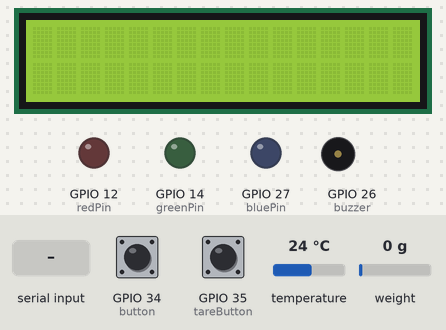
Recording of a sketch running on a simulated ESP32. Parts: 16×2 character LCD, output pins drawn as LEDs (lit = HIGH), buzzer (waves = sounding). Dashed ring = blinking. The inputs (shaded band) are chosen by the test bench; at power-on: GPIO 35 (tareButton) LOW, temperature 24 °C, weight on the scale 0 g, GPIO 34 (button) LOW. WiFi joins after 1.5 s; servers stay silent unless stated; no MQTT or app messages arrive unless stated; what the sketch prints to the serial monitor is not drawn.

Above: at 5.9 s.
6.0 s: "ciente" received over Serial
At 8.0 s:
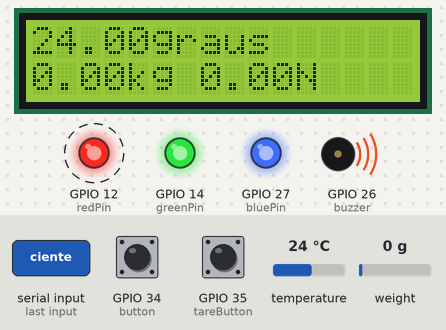
10.3 s: GPIO 35 (tareButton) pulled HIGH for 1 s
At 11.0 s:
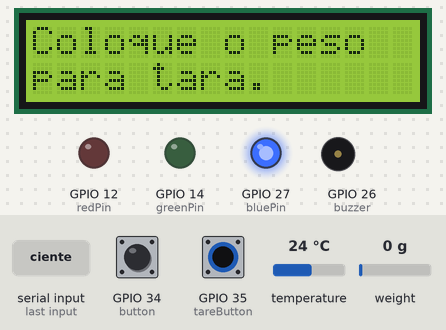
17.3 s: temperature set to 12 °C
At 18.7 s:
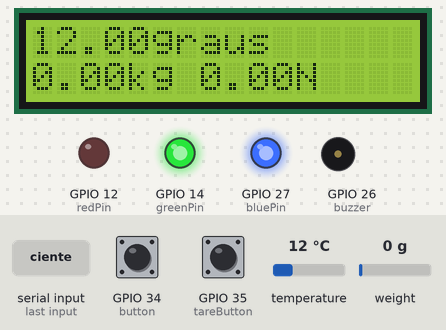
18.9 s: weight on the scale set to 100 g
At 20.1 s:
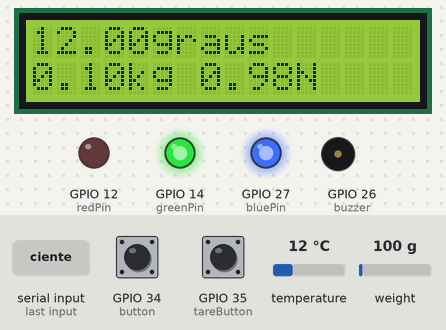
20.6 s: GPIO 34 (button) pulled HIGH for 0.15 s
At 22.1 s:
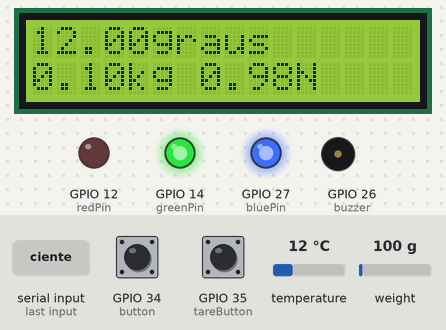
22.4 s: temperature set to 19 °C
At 23.0 s:
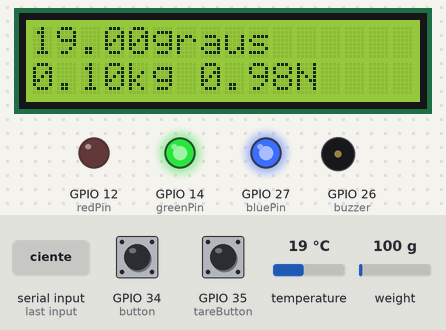
Timing chart, 0 to 25.1 s (numbered marks = the images above; inputs shaded):
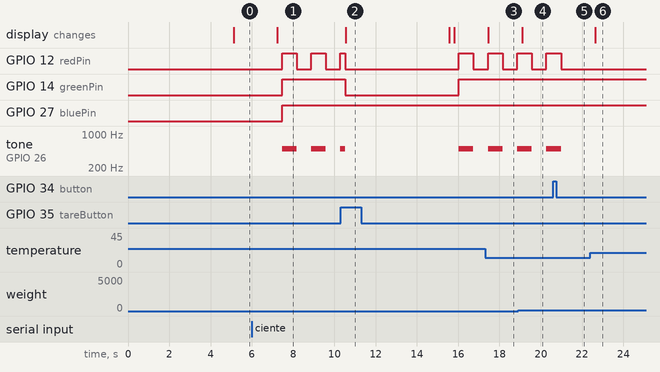

Measured:
- after the input at 6.0 s, GPIO 12 (redPin): alternates HIGH for 0.71 s and LOW for 0.71 s, starting after 1.5 s; GPIO 14 (greenPin), GPIO 27 (bluePin): LOW → HIGH after 1.5 s; tone on GPIO 26 (buzzer): alternates 500 Hz for 0.71 s and silent for 0.71 s, starting after 1.5 s; the display: changes after 1.2 s (image 1)
- after the input at 10.3 s, GPIO 14 (greenPin): HIGH → LOW after 0.23 s, → HIGH 5.5 s later; the display: changes after 0.26 s (image 2)
- after the input at 17.3 s, the display: changes after 0.15 s (image 3)
- after the input at 18.9 s, the display: changes after 0.21 s (image 4)
- after the input at 20.6 s, GPIO 12 (redPin): goes on until 21.0 s, then stays LOW; tone on GPIO 26 (buzzer): goes on until 21.0 s, then stays silent
- after the input at 22.4 s, the display: changes after 0.23 s (image 6)

The sketch:

codigo_v4.0.ino
```cpp
//Biblioteca do conversor e do LCD
#include "HX711.h"
#include <LiquidCrystal_I2C.h>

//Biblioteca do sensor de temperatura
#include <Wire.h>
#include <Adafruit_Sensor.h>
#include <Adafruit_BME280.h>

//biblioteca para utilizar MQTT
#include <WiFi.h>
#include <PubSubClient.h>

LiquidCrystal_I2C lcd(0x27, 16, 2);
bool buttonPressed;
bool tareButtonPressed = false;
const int tareButton = 35;
const int button = 34;

//Estados do led
enum State{
  LED_BUZZER_OFF,
  BLINKING,
  LED_ON_BUZZER_OFF
};

//Iniciando no estado
State state = LED_BUZZER_OFF;

HX711 scale;

//Criando a classe WeightMeasurementSystem
class WeightMeasurementSystem {

public:
  //Variáveis
  float gravity = 9.8;
  float weightBalance;
  float newtonBalance;


  //Constantes
  const int redPin = 12;
  const int greenPin = 14;
  const int bluePin = 27;
  const int buzzer = 26;
  int alertLimit;

  //Variáveis de tempo
  unsigned long previousTime = 0;
  const long halfSecond = 500;

  //Construtor
  WeightMeasurementSystem() {
    scale.begin(2, 4);

    //Inicialização da biblioteca LEDC
    ledcSetup(0, 5000, 8); // Canal 0, frequência de 5000 Hz, resolução de 8 bits
    ledcAttachPin(redPin, 0); // Anexar o LED ao canal 0
    ledcSetup(1, 5000, 8); // Canal 1, frequência de 5000 Hz, resolução de 8 bits
    ledcAttachPin(buzzer, 1); // Anexar o buzzer ao canal 1

    pinMode(tareButton, INPUT);
    pinMode(redPin, OUTPUT);
    pinMode(greenPin, OUTPUT);
    pinMode(bluePin, OUTPUT);
    pinMode(buzzer, OUTPUT);
    pinMode(button, INPUT);
  }

  //Método de conversão de unidades
  void convertWeightToNewton(float weightBalance) {
    newtonBalance = weightBalance * gravity;
  }

  //Método de estado de alerta
  void checkWeightLimit() {
    switch(state){

      //Para o led e o buzzer estarem desligados:
      case LED_BUZZER_OFF:
        //A força tem que estar abaixo do limite definido
        if(newtonBalance < alertLimit){
          digitalWrite(redPin, HIGH);
          digitalWrite(greenPin, LOW);
          digitalWrite(bluePin, HIGH);
          noTone(buzzer);

          //Se o botão tiver sido pressionado anteriormente, ele é liberado agora
          if(buttonPressed == true){
            buttonPressed = 0;
            Serial.println("Botão liberado");
          }
        }

        //Caso não estiverem no estado desligados, estarão no estado piscando
        else{
          state = BLINKING;
        }
        break;

      //Para o led e o buzzer estarem piscando:
      case BLINKING:

        //A força tem que estar abaixo do limite definido. Piscarão a cada meio segundo.
        if(newtonBalance >= alertLimit && millis()-previousTime > halfSecond){
          digitalWrite(greenPin, HIGH);
          digitalWrite(bluePin, HIGH);
          digitalWrite(redPin, !digitalRead(redPin));
          tone(buzzer, digitalRead(redPin) ? 500:0);
          previousTime = millis();

          //Se o botão for pressionado, muda o estado para LED_ON_BUZZER_OFF
          if( buttonPressed == true){
            state = LED_ON_BUZZER_OFF;
            Serial.println("Botão Pressionado");
          }
        }
        //Se não estiver no estado BLINKING, estará desligado (estado LED_BUZZER_OFF)
        else{
          state = LED_BUZZER_OFF;
        }
        break;

      //Para o led ligado e o buzzer desligado:
      case LED_ON_BUZZER_OFF:

        //A força tem que estar igual ou acima do limite definido e o botão tem que ter sido pressionado
        if(newtonBalance >= alertLimit &&  buttonPressed == true){
          digitalWrite(redPin, LOW);
          digitalWrite(greenPin, HIGH);
          digitalWrite(bluePin, HIGH);
          noTone(buzzer);
        }
        //Se não estiver nesse estado, estará desligado (estado LED_BUZZER_OFF)
        else{
          state = LED_BUZZER_OFF;
        }
        break;
    }

  }

  //Registra o peso
  float getWeight() {
    return scale.get_units();
  }

  void setTare(){
    if(tareButtonPressed == true){
      Serial.println("Função da tara ativada");
      digitalWrite(greenPin, LOW);
      digitalWrite(redPin, LOW);
      digitalWrite(bluePin, HIGH);
      noTone(buzzer);
      lcd.clear();
      lcd.setCursor(0,0);
      lcd.print("Coloque o peso");
      lcd.setCursor(0,1);
      lcd.print("para tara.");
      delay(4000);
      scale.tare();
      tareButtonPressed = false;
      lcd.clear();
    }
  };
};

//criando uma instância de WeightMeasurementSystem
WeightMeasurementSystem wms;
//criando uma instância de Adafruit_BME280
Adafruit_BME280 bme;

//Defines do protocolo MQTT e conexão WiFi
#define WIFI_SSID "Wi-Fi"
#define WIFI_PASSWORD "senha"
#define TOKEN "BBUS-C8isdbxdjwz3KOn2qv4MsXsclhiiYy"
#define DEVICE_LABEL "esp32"

WiFiClient espClient;
PubSubClient client(espClient);

void detectionSensorTemp(){
  if (!bme.begin(0x76)) {
    Serial.println("Não foi possível encontrar o sensor BME280. Verifique as conexões!");
    while (1);
  }
}

void connectionWifiAndMqtt(){
  // Conectar-se à rede WiFi
  WiFi.begin(WIFI_SSID, WIFI_PASSWORD);
  while (WiFi.status() != WL_CONNECTED) {
    delay(1000);
    Serial.println("Conectando ao WiFi...");
  }
  Serial.println("Conectado ao WiFi");
  client.connect("ESP32", TOKEN, "");
  Serial.println("Conectado ao servidor MQTT");
  // Configurar o cliente MQTT
  client.setServer("industrial.api.ubidots.com", 1883);
}

void reconnectMqtt() {
  while (!client.connected()) {
    Serial.println("Tentando se reconectar ao MQTT...");
    if (client.connect("ESP32", TOKEN, "")) {
      Serial.println("Conectado ao servidor MQTT");
    } else {
      Serial.print("Falha na reconexão. Código de erro = ");
      Serial.println(client.state());
      delay(5000);
    }
  }
}

void getAndPostTemperature(){
  // Enviar dados para o Ubidots
  float getTemperature = bme.readTemperature();
  char topic[100];
  sprintf(topic, "/v1.6/devices/%s", DEVICE_LABEL);
  char payload[100];
  sprintf(payload, "{\"temperature\": %.2f}", getTemperature);
  client.publish(topic, payload);
}

void weight(){
  float getWeight = wms.getWeight();
  char topic[100];
  sprintf(topic, "/v1.6/devices/%s", DEVICE_LABEL);
  char payload[100];
  sprintf(payload, "{\"weight\": %.2f}", getWeight);
  client.publish(topic, payload);
}

#include <ArduinoJson.h>

void callback(char* topic, byte* payload, unsigned int length) {
  String payloadStr;
  for (int i = 0; i < length; i++) {
    payloadStr += (char)payload[i];
  }


  DynamicJsonDocument doc(1024);
  deserializeJson(doc, payloadStr);

  String estado = doc["context"]["estado"];
  if (estado == "ciente") {
    buttonPressed = true;
  }
}


void awareLimit(){
  char topic[100];
  sprintf(topic, "/v1.6/devices/%s", DEVICE_LABEL);
  char payload[100];
  sprintf(payload, "{\"awareLimit\": %f}", 0.0);
  client.publish(topic, payload);
}

//Setup
void setup() {
  Serial.begin(115200);

  detectionSensorTemp();
  connectionWifiAndMqtt();
  client.setCallback(callback);

  //Configurações da balança
  scale.set_scale(210514.50567261);
  delay(2000);
  scale.tare();

  //Inicializa o lcd
  lcd.init();
  lcd.backlight();

  buttonPressed = 0;

  //Parecido com input, irá coletar o valor digitado e transformar no limite de peso suportado (alertLimit)
  Serial.println("Qual o limite de força em Newtons suportado?");
  while (Serial.available() == 0) {}
  wms.alertLimit = Serial.parseInt();
  Serial.print("Limite de alerta configurado para: ");
  Serial.println(wms.alertLimit);

  client.subscribe(("/v1.6/devices/" + String(DEVICE_LABEL) + "/awareLimit").c_str());
};


//Loop
void loop() {
  //Checa se o cliente está conectado
  if (!client.connected()) {
    reconnectMqtt();
    client.subscribe(("/v1.6/devices/" + String(DEVICE_LABEL) + "/awareLimit").c_str());
  }


  //Envia os dados da temperatura
  getAndPostTemperature();

  //Envia os dados do peso
  weight();

  //Variável para o peso da balança
  float weightBalance = wms.getWeight();
  if(wms.newtonBalance >= wms.alertLimit && digitalRead(button)) {
    buttonPressed = true;
  }

  //Configurações para o botão de tara
  if (digitalRead(tareButton)) {
    tareButtonPressed = true;
    Serial.println("Tara pressionada");
  }

  //Conversão do peso em newton
  wms.convertWeightToNewton(weightBalance);

  //Variável para a temperatura
  float temperature = bme.readTemperature();

  //Print do serial
  Serial.println(String(temperature) + "°C " + String(weightBalance) + "kg " + String(wms.newtonBalance) + "N");


  //Configurações do lcd
  lcd.setCursor(0, 0);
  lcd.print(String(temperature) + "graus");
  lcd.setCursor(0,1);
  lcd.print(String(weightBalance) + "kg " + String(wms.newtonBalance) + "N");

  //Configurações de acordo com o peso e o limite
  wms.checkWeightLimit();

  awareLimit();

  //Função tara
  wms.setTare();
  client.loop();
  delay(10);
};
```
